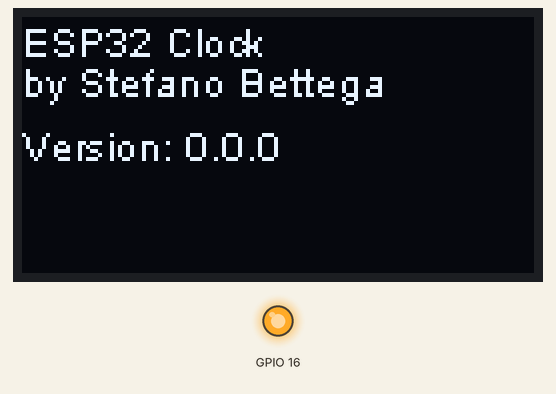
Recording of a sketch running on a simulated ESP32. Shown: 128×64 one-colour display, output pins drawn as LEDs (lit = HIGH). WiFi joins after 1.5 s; servers stay silent unless stated; what the sketch prints to the serial monitor is not drawn.

Above: at 0.1 s.
At 0.7 s:
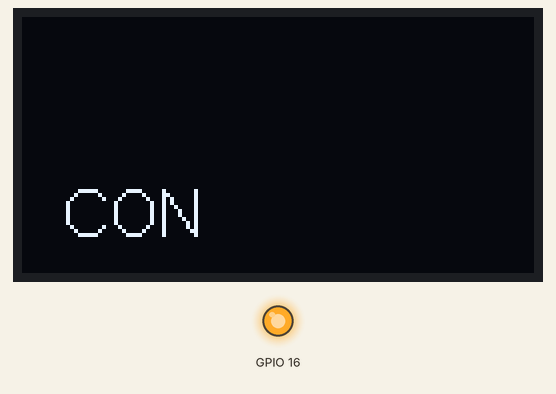
At 1.6 s:
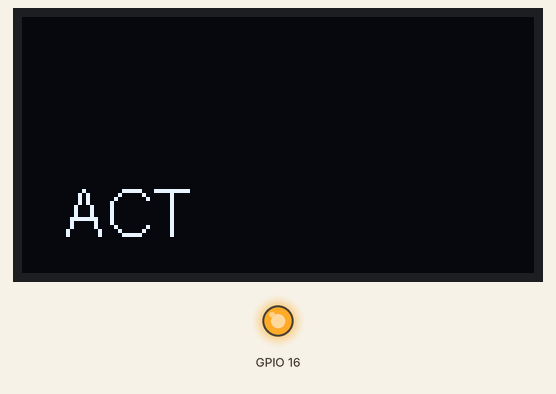
At 7.86 s:
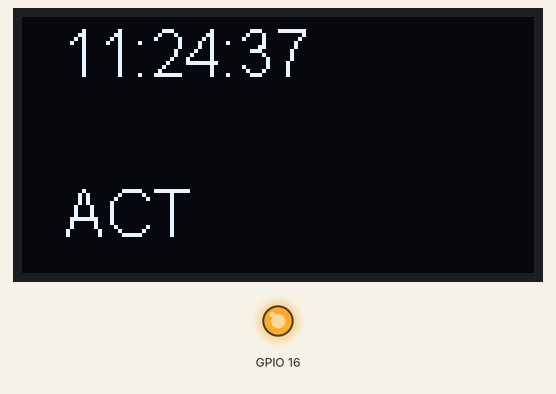
At 22.4 s:
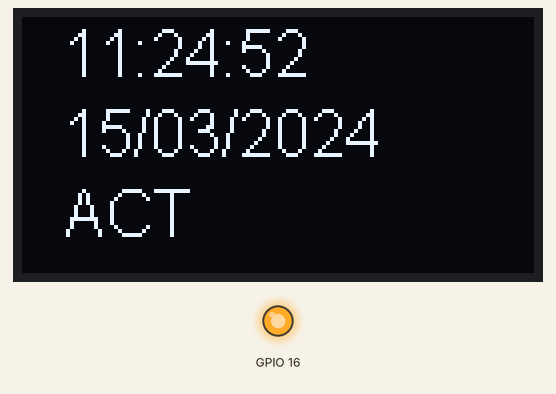
At 37.1 s:
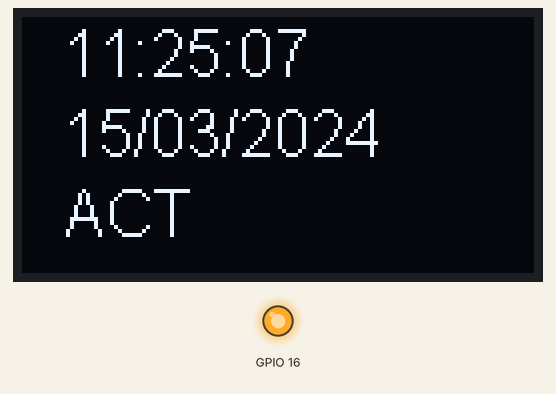

The sketch:

ESP32Clock.ino
```cpp
/**
 *  ESP32Clock, a project by Stefano Bettega
 *
 *  Version history
 *  2019.12.21  First release
 */

/* Include section -------------------------------------------- */

#include <Wire.h>  // Only needed for Arduino 1.6.5 and earlier
#include "WiFiData.h"
#include "ClockFSM.h"
#include "SSD1306Wire.h"
#include "Version.h"

// #include "images.h"

/* Global variable section ------------------------------------ */

// Initialize the OLED display using Wire library
SSD1306Wire  display(0x3c, 4, 15);

// Clock data
CClockData clockdata;
CRTCClock  rtcclock(clockdata);

// NTP synch object
CNTPFsm   ntpfsm(ntpsite, 1, 0, 1500, 60000, clockdata);
CNetworkFsm network(ssid, wpskey);

int nDelay = 1000;
enum EDisplayMode { Init, Hour, Date, Other } eDisplayMode;

/* Setup function --------------------------------------------- */

void setup() {
  Serial.begin(115200);
  Serial.println();
  Serial.println();

  // Reset display before starting
  pinMode(16,OUTPUT);
  digitalWrite(16,LOW);
  delay(50);
  digitalWrite(16,HIGH);

  Serial.println("Init");

  display.init();

  display.flipScreenVertically();

  // Initialising the UI will init the display too.
  display.setTextAlignment(TEXT_ALIGN_LEFT);
  display.drawString(0, 0, "ESP32 Clock");
  display.drawString(0, 10, "by Stefano Bettega");

  String version = "Version: " +
                   String(MajorVersion) + "." +
                   String(MinorVersion) + "." +
                   String(Build);

  display.drawString(0, 26, version);

  display.flipScreenVertically();
  display.setFont(ArialMT_Plain_16);
  display.display();

  eDisplayMode = Init;
  nDelay = 500;
}

void loop() {

  CNetworkFsm::EConnStatus stat = network.HandleNetwork();

  CRTCClock::EUType ut = rtcclock.Update();

  if (stat == CNetworkFsm::EConnRunning)
    ntpfsm.HandleNTP();

  if (--nDelay == 0)
  {
    nDelay = 500;
    switch (eDisplayMode)
    {
      case Init:
       eDisplayMode = Other;
       display.clear();
       break;

      case Other:
       eDisplayMode = Hour;
       ut = CRTCClock::ETime;
       break;

      case Hour:
       eDisplayMode = Date;
       ut = CRTCClock::EDate;
       break;

      case Date:
       eDisplayMode = Other;
       break;
    }
  }

  switch (eDisplayMode)
  {
    case Hour:
      if (ut != CRTCClock::ENone)
      {
        char strclock[32];
        display.setColor(BLACK);
        display.fillRect(10, 0, 90, 16);
        display.setColor(WHITE);
        sprintf(strclock, "%02d:%02d:%02d", clockdata.m_hour, clockdata.m_minutes, clockdata.m_seconds);
        display.drawString(10, 0, strclock);
        display.display();
      }
      break;

    case Date:
      {
        char strclock[32];
        display.setColor(BLACK);
        display.fillRect(10, 20, 90, 16);
        display.setColor(WHITE);
        sprintf(strclock, "%02d/%02d/%02d", clockdata.m_day, clockdata.m_month, clockdata.m_year);
        display.drawString(10, 20, strclock);
        display.display();
      }
      break;

    case Other:
      {
        display.setColor(BLACK);
        display.fillRect(10, 40, 90, 16);
        display.setColor(WHITE);
        String strclock = network.GetStatus();
        display.drawString(10, 40, strclock);
        display.display();
      }
      break;
  }
}
```

ClockFSM.cpp
```cpp
#include "ClockFSM.h"
#include "SSD1306Wire.h"

#include <stdlib.h>

/* ------------------------------------------------------------ */

CClockData::CClockData()
  : m_bSynchronized(false)
  , m_year(2008)
  , m_month(12)
  , m_day(29)
  , m_hour(1)
  , m_minutes(59)
  , m_seconds(0)
  , m_dow(0)
{
}

/* ------------------------------------------------------------ */

const int CRTCClock::days[] = { 31, 28, 31, 30, 31, 30, 31, 31, 30, 31, 30, 31 };

CRTCClock::CRTCClock(CClockData &clockdata)
  : m_clockdata(clockdata)
  , m_lasttime(millis())
{
}

CRTCClock::EUType CRTCClock::Update()
{
  unsigned long now = millis();
  unsigned long elapsed = now - m_lasttime;

  if (elapsed < 1000)
    return CRTCClock::ENone;

  m_lasttime = now;

  if (++m_clockdata.m_seconds >= 60)
  {
    m_clockdata.m_seconds = 0;
    if (++m_clockdata.m_minutes >= 60)
    {
      m_clockdata.m_minutes = 0;
      if (++m_clockdata.m_hour >= 24)
      {
        m_clockdata.m_hour = 0;
        if (m_clockdata.m_day >= days[m_clockdata.m_month - 1])
        {
          m_clockdata.m_day = 1;
          m_clockdata.m_dow = (m_clockdata.m_dow + 1) % 7;
          if (++m_clockdata.m_month > 12)
          {
            m_clockdata.m_month = 1;
            m_clockdata.m_year++;
          }
        }

        return CRTCClock::EDate;
      }
    }
  }

  return CRTCClock::ETime;
}

/* ------------------------------------------------------------ */

CNTPFsm::CNTPFsm(const char *pszNTPServer, float offset, int timezone, int timeout_ms, int resynch_ms, CClockData &clockdata)
  : m_offset(offset)
  , m_timezone(timezone)
  , m_ntptime(pszNTPServer)
  , m_clockdata(clockdata)
{
  m_ntptime.setSendInterval(resynch_ms);
  m_ntptime.setRecvTimeout(timeout_ms);
}

void CNTPFsm::HandleNTP()
{
    strDateTime dateTime = m_ntptime.getNTPtime(m_offset, m_timezone);
    if (dateTime.valid)
    {
      m_clockdata.m_year = dateTime.year;
      m_clockdata.m_month = dateTime.month;
      m_clockdata.m_day = dateTime.day;
      m_clockdata.m_hour = dateTime.hour;
      m_clockdata.m_minutes = dateTime.minute;
      m_clockdata.m_seconds = dateTime.second;
      m_clockdata.m_dow= dateTime.dayofWeek;
      m_clockdata.m_bSynchronized = true;
    }
    else
      m_clockdata.m_bSynchronized = false;
}

/* ------------------------------------------------------------ */

CNetworkFsm::CNetworkFsm(const char *pszSSID, const char *pszPassword)
  : m_status(EConnStarting)
  , m_pszSSID(pszSSID)
  , m_pszPassword(pszPassword)
  , m_bError(false)
{
  m_wifi.mode(WIFI_STA);
}

CNetworkFsm::EConnStatus CNetworkFsm::HandleNetwork()
{
  switch (m_status)
  {
    case EConnStarting:
      {
        m_wifi.begin(m_pszSSID, m_pszPassword);
        m_status = EConnConnecting;
      }
      break;

    case EConnConnecting:
      {
        if (m_wifi.status() == WL_CONNECTED)
          m_status = EConnRunning;
      }
      break;

    case EConnRunning:
      {
        if (m_bError)
        {
          m_bError = false;
          m_status = EConnStarting;
        }
      }
      break;
  }

  return m_status;
}

void CNetworkFsm::SignalError()
{
  m_bError = true;
}

String CNetworkFsm::GetStatus()
{
  switch (m_status)
  {
    case EConnStarting:
      return "INI";

    case EConnConnecting:
      return "CON";

    case EConnRunning:
      return "ACT";
  }
}
```

ClockFSM.h
```cpp
#pragma once

#include <stdint.h>

#if defined(esp8266)||defined(ESP8266)
  #include <ESP8266WiFi.h>
#endif
#if defined(esp32)||defined(ESP32)
  #include <WiFi.h>
#endif

#include "NTPtimeESP.h"

/* ------------------------------------------------------------ */

class CClockData
{
public:
  CClockData();

public:
  bool      m_bSynchronized;
  uint16_t  m_year;
  uint8_t   m_month;
  uint8_t   m_day;
  uint8_t   m_hour;
  uint8_t   m_minutes;
  uint8_t   m_seconds;
  uint8_t   m_dow;
};

/* ------------------------------------------------------------ */

class CRTCClock
{
public:
  CRTCClock(CClockData &clockdata);

  enum EUType { ENone, ETime, EDate };

  EUType Update();

private:
  static const int days[];
  CClockData& m_clockdata;
  unsigned long m_lasttime;
};

/* ------------------------------------------------------------ */

class CNTPFsm
{
public:
  CNTPFsm(const char *pszNTPServer, float offset, int timezone, int timeout_ms, int resynch_ms, CClockData &clockdata);

  void HandleNTP();

private:
  float       m_offset;
  int         m_timezone;
  NTPtime     m_ntptime;
  CClockData& m_clockdata;
};

/* ------------------------------------------------------------ */

class CNetworkFsm
{
public:
  CNetworkFsm(const char *pszSSID, const char *pszPassword);

  enum EConnStatus { EConnStarting, EConnConnecting, EConnRunning };

  String GetStatus();

  EConnStatus HandleNetwork();

  void SignalError();

private:
  EConnStatus m_status;
  const char *m_pszSSID;
  const char *m_pszPassword;
  WiFiClass   m_wifi;
  bool        m_bError;
};
```

NTPtimeESP.cpp
```cpp
/*
NTP
This routine gets the unixtime from a NTP server and adjusts it to the time zone and the
Middle European summer time if requested

Author: Andreas Spiess V1.0 2016-5-28

Based on work from John Lassen: http://www.john-lassen.de/index.php/projects/esp-8266-arduino-ide-webconfig

*/

#include <Arduino.h>
#include "NTPtimeESP.h"

#define LEAP_YEAR(Y) ( ((1970+Y)>0) && !((1970+Y)%4) && ( ((1970+Y)%100) || !((1970+Y)%400) ) )

#define SEC_TO_MS             1000
#define RECV_TIMEOUT_DEFATUL  1       // 1 second
#define SEND_INTRVL_DEFAULT   1       // 1 second
#define MAX_SEND_INTERVAL     60      // 60 seconds
#define MAC_RECV_TIMEOUT      60      // 60 seconds

const int NTP_PACKET_SIZE = 48;
byte _packetBuffer[ NTP_PACKET_SIZE];
static const uint8_t _monthDays[] = {31, 28, 31, 30, 31, 30, 31, 31, 30, 31, 30, 31};

float _timeZone=0.0;
String _NTPserver="";

// NTPserver is the name of the NTPserver

bool NTPtime::setSendInterval(unsigned long _sendInterval_) {
	bool retVal = false;
	if(_sendInterval_ <= MAX_SEND_INTERVAL) {
		_sendInterval = _sendInterval_ * SEC_TO_MS;
		retVal = true;
	}

	return retVal;
}

bool NTPtime::setRecvTimeout(unsigned long _recvTimeout_) {
	bool retVal = false;
	if(_recvTimeout_ <= MAC_RECV_TIMEOUT) {
		_recvTimeout = _recvTimeout_ * SEC_TO_MS;
		retVal = true;
	}

	return retVal;
}

NTPtime::NTPtime(String NTPserver) {
	_NTPserver = NTPserver;
	_sendPhase = true;
	_sentTime  = 0;
	_sendInterval = SEND_INTRVL_DEFAULT * SEC_TO_MS;
	_recvTimeout = RECV_TIMEOUT_DEFATUL * SEC_TO_MS;
}

void NTPtime::printDateTime(strDateTime _dateTime) {
	if (_dateTime.valid) {
		Serial.print(_dateTime.year);
		Serial.print( "-");
		Serial.print(_dateTime.month);
		Serial.print( "-");
		Serial.print(_dateTime.day);
		Serial.print( "-");
		Serial.print(_dateTime.dayofWeek);
		Serial.print( " ");

		Serial.print(_dateTime.hour);
		Serial.print( "H ");
		Serial.print(_dateTime.minute);
		Serial.print( "M ");
		Serial.print(_dateTime.second);
		Serial.print( "S ");
		Serial.println();
	} else {
#ifdef DEBUG_ON
		Serial.println("Invalid time !!!");
		Serial.println("");
#endif
	}
}

// Converts a unix time stamp to a strDateTime structure
strDateTime NTPtime::ConvertUnixTimestamp( unsigned long _tempTimeStamp) {
	strDateTime _tempDateTime;
	uint8_t _year, _month, _monthLength;
	uint32_t _time;
	unsigned long _days;

	_time = (uint32_t)_tempTimeStamp;
	_tempDateTime.second = _time % 60;
	_time /= 60; // now it is minutes
	_tempDateTime.minute = _time % 60;
	_time /= 60; // now it is hours
	_tempDateTime.hour = _time % 24;
	_time /= 24; // now it is _days
	_tempDateTime.dayofWeek = ((_time + 4) % 7) + 1;  // Sunday is day 1

	_year = 0;
	_days = 0;
	while ((unsigned)(_days += (LEAP_YEAR(_year) ? 366 : 365)) <= _time) {
		_year++;
	}
	_tempDateTime.year = _year; // year is offset from 1970

	_days -= LEAP_YEAR(_year) ? 366 : 365;
	_time  -= _days; // now it is days in this year, starting at 0

	_days = 0;
	_month = 0;
	_monthLength = 0;
	for (_month = 0; _month < 12; _month++) {
		if (_month == 1) { // february
			if (LEAP_YEAR(_year)) {
				_monthLength = 29;
			} else {
				_monthLength = 28;
			}
		} else {
			_monthLength = _monthDays[_month];
		}

		if (_time >= _monthLength) {
			_time -= _monthLength;
		} else {
			break;
		}
	}
	_tempDateTime.month = _month + 1;  // jan is month 1
	_tempDateTime.day = _time + 1;     // day of month
	_tempDateTime.year += 1970;

	return _tempDateTime;
}


//
// Summertime calculates the daylight saving time for middle Europe. Input: Unixtime in UTC
//
boolean NTPtime::summerTime(unsigned long _timeStamp ) {

	strDateTime  _tempDateTime;
	_tempDateTime = ConvertUnixTimestamp(_timeStamp);
	// printTime("Innerhalb ", _tempDateTime);

	if (_tempDateTime.month < 3 || _tempDateTime.month > 10) return false; // keine Sommerzeit in Jan, Feb, Nov, Dez
	if (_tempDateTime.month > 3 && _tempDateTime.month < 10) return true; // Sommerzeit in Apr, Mai, Jun, Jul, Aug, Sep
	if (_tempDateTime.month == 3 && (_tempDateTime.hour + 24 * _tempDateTime.day) >= (3 +  24 * (31 - (5 * _tempDateTime.year / 4 + 4) % 7)) || _tempDateTime.month == 10 && (_tempDateTime.hour + 24 * _tempDateTime.day) < (3 +  24 * (31 - (5 * _tempDateTime.year / 4 + 1) % 7)))
	return true;
	else
	return false;
}

boolean NTPtime::daylightSavingTime(unsigned long _timeStamp) {

	strDateTime  _tempDateTime;
	_tempDateTime = ConvertUnixTimestamp(_timeStamp);

	// here the US code
	//return false;
	// see http://stackoverflow.com/questions/5590429/calculating-daylight-saving-time-from-only-date
	// since 2007 DST begins on second Sunday of March and ends on first Sunday of November.
	// Time change occurs at 2AM locally
	if (_tempDateTime.month < 3 || _tempDateTime.month > 11) return false;  //January, february, and december are out.
	if (_tempDateTime.month > 3 && _tempDateTime.month < 11) return true;   //April to October are in
	int previousSunday = _tempDateTime.day - (_tempDateTime.dayofWeek - 1);  // dow Sunday input was 1,
	// need it to be Sunday = 0. If 1st of month = Sunday, previousSunday=1-0=1
	//int previousSunday = day - (dow-1);
	// -------------------- March ---------------------------------------
	//In march, we are DST if our previous Sunday was = to or after the 8th.
	if (_tempDateTime.month == 3 ) {  // in march, if previous Sunday is after the 8th, is DST
		// unless Sunday and hour < 2am
		if ( previousSunday >= 8 ) { // Sunday = 1
			// return true if day > 14 or (dow == 1 and hour >= 2)
			return ((_tempDateTime.day > 14) ||
			((_tempDateTime.dayofWeek == 1 && _tempDateTime.hour >= 2) || _tempDateTime.dayofWeek > 1));
		} // end if ( previousSunday >= 8 && _dateTime.dayofWeek > 0 )
		else
		{
			// previousSunday has to be < 8 to get here
			//return (previousSunday < 8 && (_tempDateTime.dayofWeek - 1) = 0 && _tempDateTime.hour >= 2)
			return false;
		} // end else
	} // end if (_tempDateTime.month == 3 )

	// ------------------------------- November -------------------------------

	// gets here only if month = November
	//In november we must be before the first Sunday to be dst.
	//That means the previous Sunday must be before the 2nd.
	if (previousSunday < 1)
	{
		// is not true for Sunday after 2am or any day after 1st Sunday any time
		return ((_tempDateTime.dayofWeek == 1 && _tempDateTime.hour < 2) || (_tempDateTime.dayofWeek > 1));
		//return true;
	} // end if (previousSunday < 1)
	else
	{
		// return false unless after first wk and dow = Sunday and hour < 2
		return (_tempDateTime.day <8 && _tempDateTime.dayofWeek == 1 && _tempDateTime.hour < 2);
	}  // end else
} // end boolean NTPtime::daylightSavingTime(unsigned long _timeStamp)


unsigned long NTPtime::adjustTimeZone(unsigned long _timeStamp, float _timeZone, byte _DayLightSaving) {
	strDateTime _tempDateTime;
	_timeStamp += (unsigned long)(_timeZone *  3600.0); // adjust timezone
	if (_DayLightSaving ==1 && summerTime(_timeStamp)) _timeStamp += 3600; // European Summer time
	if (_DayLightSaving ==2 && daylightSavingTime(_timeStamp)) _timeStamp += 3600; // US daylight time
	return _timeStamp;
}

// time zone is the difference to UTC in hours
// if _isDayLightSaving is true, time will be adjusted accordingly
// Use returned time only after checking "ret.valid" flag

strDateTime NTPtime::getNTPtime(float _timeZone, boolean _DayLightSaving) {
	int cb;
	strDateTime _dateTime;
	unsigned long _unixTime = 0;
	_dateTime.valid = false;
	unsigned long _currentTimeStamp;

	if (_sendPhase) {
		if (_sentTime && ((millis() - _sentTime) < _sendInterval)) {
			return _dateTime;
		}

		_sendPhase = false;
		UDPNTPClient.begin(1337); // Port for NTP receive

#ifdef DEBUG_ON
		IPAddress _timeServerIP;
		WiFi.hostByName(_NTPserver.c_str(), _timeServerIP);
		Serial.println();
		Serial.println(_timeServerIP);
		Serial.println("Sending NTP packet");
#endif

		memset(_packetBuffer, 0, NTP_PACKET_SIZE);
		_packetBuffer[0] = 0b11100011; // LI, Version, Mode
		_packetBuffer[1] = 0;          // Stratum, or type of clock
		_packetBuffer[2] = 6;          // Polling Interval
		_packetBuffer[3] = 0xEC;       // Peer Clock Precision
		_packetBuffer[12] = 49;
		_packetBuffer[13] = 0x4E;
		_packetBuffer[14] = 49;
		_packetBuffer[15] = 52;
		UDPNTPClient.beginPacket(_NTPserver.c_str(), 123);
		UDPNTPClient.write(_packetBuffer, NTP_PACKET_SIZE);
		UDPNTPClient.endPacket();

		_sentTime = millis();
	} else {
		cb = UDPNTPClient.parsePacket();
		if (cb == 0) {
			if ((millis() - _sentTime) > _recvTimeout) {
				_sendPhase = true;
				_sentTime = 0;
			}
		} else {
#ifdef DEBUG_ON
			Serial.print("NTP packet received, length=");
			Serial.println(cb);
#endif

			UDPNTPClient.read(_packetBuffer, NTP_PACKET_SIZE); // read the packet into the buffer
			unsigned long highWord = word(_packetBuffer[40], _packetBuffer[41]);
			unsigned long lowWord = word(_packetBuffer[42], _packetBuffer[43]);
			unsigned long secsSince1900 = highWord << 16 | lowWord;
			const unsigned long seventyYears = 2208988800UL;
			_unixTime = secsSince1900 - seventyYears;
			if (_unixTime > 0) {
				_currentTimeStamp = adjustTimeZone(_unixTime, _timeZone, _DayLightSaving);
				_dateTime = ConvertUnixTimestamp(_currentTimeStamp);
				_dateTime.valid = true;
			} else
			_dateTime.valid = false;

			_sendPhase = true;
		}
	}

	return _dateTime;
}
```

Version.h
```cpp
#pragma once

const uint8_t MajorVersion = 0;
const uint8_t MinorVersion = 0;
const uint16_t Build       = 0;
```

WiFiData-template.h
```cpp
#pragma once

/* copy this file as WiFiData.h to build the final project */

const char* ssid = "myssid";
const char* wpskey = "mypassword";

const char* ntpsite = "pool.ntp.org";
```

Source omitted: NTPtimeESP.h (1432 bytes)

Measured:
- what the display in image 0 shows lasts 0.5 s, from 0.1 s to 0.6 s
- what the display in image 1 shows lasts 1.0 s, from 0.6 s to 1.6 s
- what the display in image 2 shows lasts 6.1 s, from 1.6 s to 7.7 s
- what the display in image 4 shows lasts 14.6 s, from 22.3 s to 36.9 s
